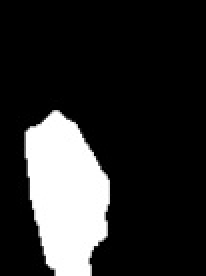
#> input picture hand_recognition/fingers_extract/0/120.jpg, 103 x 138 px (shown 2 times larger); its folder holds only this picture in this run
$ python fingers.py   (Python 2 division)
#> lines starting #> are read from the running program, lines starting #| are printed output that depends on the picture; after the words box and inside, x2 and y2 are one past the last pixel; in counts of white or black regions, pixels touching at a corner belong together
from collections import deque
import argparse
import imutils
import cv2
import scipy
import numpy as np
import urllib
import time
import math
import os


start = time.time()
results = [[] for _ in range(5)]


for folder in xrange(0, 5):
	size = 0
	for f in os.listdir("./"+str(folder)+"/"):

		image = cv2.imread("./"+str(folder)+"/"+f, cv2.IMREAD_GRAYSCALE)
#> image is the input picture: shape (138, 103); min 0, max 255, mean 44.9
		# print image.shape	 (138, 103)

		left, right, up = -1, -1, -1
		for i in xrange(image.shape[1]):
			s = np.sum(image[:, i])
			if s > 5*255:
				left = i
				break
#> this loop made 13 passes
#> s on passes 1 to 12: 0, 0, 0, 0, 0, 0, 0, 0, 28, 37, 38, 30
		for i in xrange(image.shape[1]-1, 0, -1):
			s  = np.sum(image[:, i])
			if s > 5*255:
				right = i
				break
#> this loop made 49 passes
		for i in xrange(image.shape[0]-1):
			s = np.sum(image[i, :])
			if s > 5*255:
				up = i
				break
#> this loop made 58 passes
		image = image[up:, left:right]
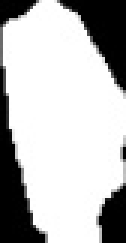
#> image: shape (81, 42) (shown 3 times larger); min 0, max 255, mean 186.3
		from copy import copy
		kept_image = copy(image)
		# image[image.shape[0]-1, :] = 0
		image = image[0:image.shape[0]-3, :]
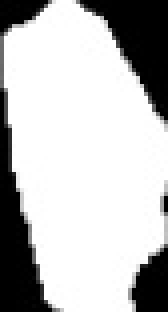
#> image: shape (78, 42) (shown 4 times larger); min 0, max 255, mean 189.2
		row_size = np.sum(image[image.shape[0]-1, :])
#> row_size = 4969

		while True:
			this_row = np.sum(image[image.shape[0]-1, :])
			if this_row >= row_size*.92:
				row_size = this_row
				image  = image[0:image.shape[0]-2, :]
			else:
				break
#> this loop made 36 passes
#> (this_row, row_size) on passes 1 to 12: (4969, 4969), (5532, 5532), (5549, 5549), (5770, 5770), (6130, 6130), (6426, 6426), (7289, 7289), (7715, 7715), (8421, 8421), (8735, 8735), (8739, 8739), (8934, 8934)
#> this_row on pass 36: 6479
#> pass 1, `image  = image[0:image.shape[0]-2, :]`:
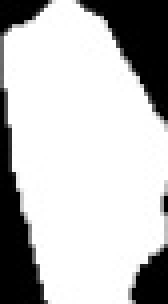
#> image: shape (76, 42) (shown 4 times larger); min 0, max 255, mean 191
#> pass 2, `image  = image[0:image.shape[0]-2, :]`:
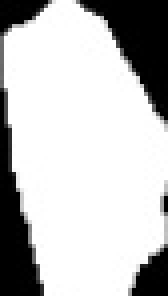
#> image: shape (74, 42) (shown 4 times larger); min 0, max 255, mean 192.5
#> pass 3, `image  = image[0:image.shape[0]-2, :]`:
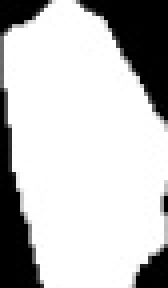
#> image: shape (72, 42) (shown 4 times larger); min 0, max 255, mean 194.2
#> after the loop, row_size = 7108
		image = cv2.dilate(image, None, iterations=2)
		for i in xrange(image.shape[0]):
			for j in xrange(image.shape[1]):
				if image[i, j] > 90:
					image[i, j] = 255
				else:
					image[i, j] = 0
		cv2.imwrite("./res/"+str(folder)+"/"+f, image)
		seen = []
		starts = []
		for i in xrange(image.shape[0]):
			for j in xrange(1, image.shape[1]-1):
				if (i, j) in seen:
					continue
				bfs = []
				if image[i, j] == 255 and (i, j) not in seen:
					starts.append((i, j))
					# print i, j, "this is a start"

					cv2.imshow("s", image)
					bfs.append((i, j))

				while(len(bfs)):
					x, y = bfs.pop(0) # i, j
					if (x, y) in seen:
						continue

					if image[x, y] == 255:
						cv2.imshow("s", image)
					else:
						continue
					seen.append((x, y))
					image[x, y] = 0
					for _ in [+1, 0]:
						for _a in [-1, 0, 1]:
							newx =  x + _
							newy = y + _a
							if  newx > -1 and newy > -1 and newx < image.shape[0] and newy < image.shape[1]:
								bfs.append((newx, newy))
#> after the loop, seen = 199 pairs, first value 0 to 7, second value 0 to 29; starts = [(0, 8)]

		for i, j in starts:
			image[i, j] = 120
#> this loop made 1 pass
#> j on pass 1: 8
		predict = len(starts)
#> predict = 1
		row1 = -1
		row2 = -1
		if predict == 2:
			row1 = starts[0][0]
			row2 = starts[1][0]
			if abs(row1 - row2) > 15:
				predict = 1

		if predict == 1:
			# print image.shape
			image = kept_image
			imgval = []
			for c in xrange(image.shape[1]):
				for r in xrange(image.shape[0]):
					if image[r, c] == 255:
						imgval.append(r)
						break

			try:
				if abs(max(imgval) - min(imgval)) < 40:
					predict = 0
			except:
				# print "exception", folder
				predict = 0

		# print predict, folder, f, abs(row1 - row2), row1, row2
		if predict != folder:
			print folder, f, predict
		results[folder].append(predict == folder)
#> pass 2 of the loop `for folder in xrange(0, 5):`:
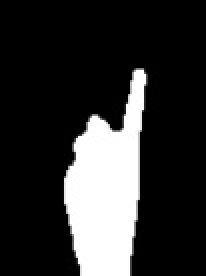
#> input picture hand_recognition/fingers_extract/1/120.jpg, 103 x 138 px (shown 2 times larger)
#> image is the input picture: shape (138, 103); min 0, max 255, mean 48
#> the loop `for i in xrange(image.shape[1]):` made 33 passes
#> the loop `for i in xrange(image.shape[1]-1, 0, -1):` made 31 passes
#> the loop `for i in xrange(image.shape[0]-1):` made 36 passes
#> `row_size = np.sum(image[image.shape[0]-1, :])`: row_size = 6417
#> the loop `while True:` made 35 passes
#> (this_row, row_size) on passes 1 to 8: (6417, 6417), (6508, 6508), (6735, 6735), (6953, 6953), (7307, 7307), (7599, 7599), (7601, 7601), (7595, 7595)
#> after the loop `while True:`: row_size = 7871
#> after the loop `for i in xrange(image.shape[0]):`:
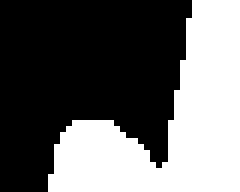
#> image: shape (32, 40) (shown 6 times larger); 40.6% white; 1 white region, box (x1, y1, x2, y2) and area: (8, 0, 40, 32) 520
#> after the loop `for i in xrange(image.shape[0]):`: seen = 520 pairs, first value 0 to 31, second value 8 to 39; starts = [(0, 32), (20, 12)]
#> the loop `for i, j in starts:` made 2 passes
#> j on pass 1: 32
#> after the loop `for i, j in starts:`:
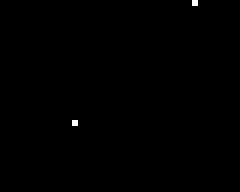
#> image: shape (32, 40) (shown 6 times larger); values 0 (black) and 120 (white), 0.16% white in thin lines or dots, all inside (x1, y1, x2, y2) = (12, 0, 33, 21)
#> predict = 2
#> row1 = 0
#> row2 = 20
#> (the run stopped early here; a loop or call above may not have finished)
